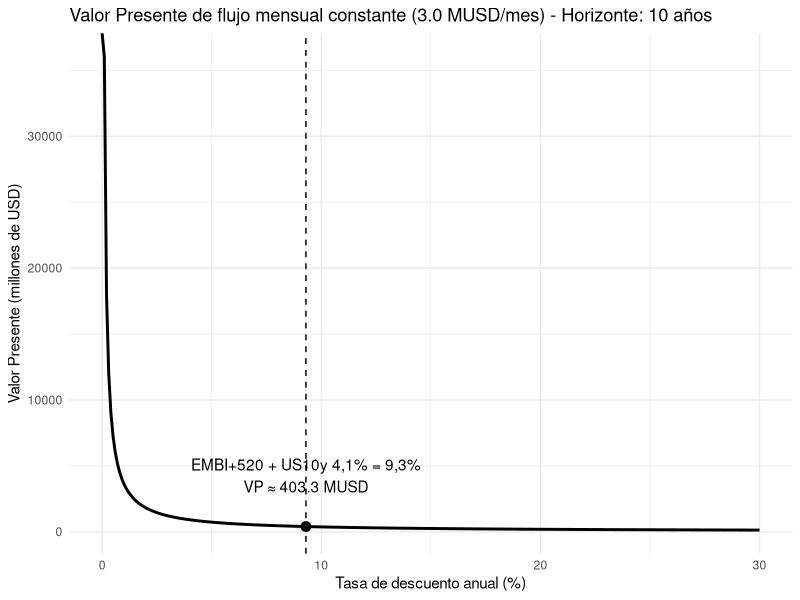

This chart was generated by the following R code:
# ============================
# VP de flujo MENSUAL con tasa ANUAL (curva + punto EMBI)
# ============================

# Instalación (si hace falta)
# install.packages("ggplot2")
library(ggplot2)

# ----------------------------
# Parámetros del problema
# ----------------------------
cf_mensual_usd <- 3e6      # 3 millones USD por mes
horizonte_anios <- 10      # <-- Cambiá esto si querés otro horizonte
n_meses <- horizonte_anios * 12

# Tasa objetivo (US10y + EMBI)
us10y <- 0.041
embi_spread <- 0.052
tasa_objetivo_anual <- us10y + embi_spread  # 0.093 (9,3%)

# ----------------------------
# Grilla de tasas ANUALES para graficar
# ----------------------------
tasas_anuales <- seq(0.00, 0.30, by = 0.001)   # 0% a 30% anual

# ----------------------------
# >>> AJUSTE CLAVE: tasa ANUAL -> tasa MENSUAL <<<
# ----------------------------
# IMPORTANTE:
# El flujo es mensual, pero la tasa es anual.
# Para descontar correctamente mes a mes, convertimos cada tasa anual (efectiva)
# a su equivalente mensual:
#   r_mensual = (1 + r_anual)^(1/12) - 1
#
# Esta línea es EXACTAMENTE donde está incorporado el ajuste:
tasas_mensuales <- (1 + tasas_anuales)^(1/12) - 1

# ----------------------------
# Cálculo de Valor Presente (VP) para una anualidad mensual
# VP = CF * [1 - (1+r_m)^(-n)] / r_m
# (tratamos el caso r_m = 0 para evitar división por cero)
# ----------------------------
vp_usd <- ifelse(
  tasas_mensuales == 0,
  Inf,  # Perpetuidad con r=0 -> infinito
  cf_mensual_usd / tasas_mensuales
)

df <- data.frame(
  tasa_anual = tasas_anuales,
  vp_musd = vp_usd / 1e6
)

# ----------------------------
# Punto a marcar: 9,3% anual
# ----------------------------
tasa_obj_mensual <- (1 + tasa_objetivo_anual)^(1/12) - 1  # mismo ajuste anual->mensual
vp_obj_usd <- if (tasa_obj_mensual == 0) {
  Inf                          # Perpetuidad con r=0 -> infinito
} else {
  cf_mensual_usd / tasa_obj_mensual
}
vp_obj_musd <- vp_obj_usd / 1e6

df_punto <- data.frame(
  tasa_anual = tasa_objetivo_anual,
  vp_musd = vp_obj_musd
)

# ----------------------------
# Plot
# ----------------------------
ggplot(df, aes(x = tasa_anual * 100, y = vp_musd)) +
  geom_line(linewidth = 1) +
  geom_point(data = df_punto, aes(x = tasa_anual * 100, y = vp_musd), size = 3) +
  geom_vline(xintercept = tasa_objetivo_anual * 100, linetype = "dashed") +
  annotate(
    "text",
    x = tasa_objetivo_anual * 100,
    y = vp_obj_musd,
    label = sprintf("EMBI+520 + US10y 4,1%% = 9,3%%\nVP ≈ %.1f MUSD", vp_obj_musd),
    vjust = -1,
    hjust = 0.5
  ) +
  labs(
    x = "Tasa de descuento anual (%)",
    y = "Valor Presente (millones de USD)",
    title = sprintf("Valor Presente de flujo mensual constante (%.1f MUSD/mes) - Horizonte: %d años",
                    cf_mensual_usd/1e6, horizonte_anios)
  ) +
  theme_minimal()
